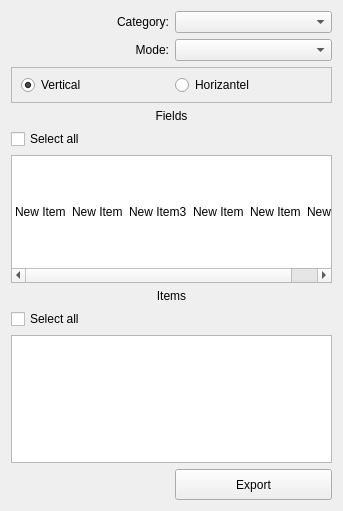
<?xml version="1.0" encoding="UTF-8"?>
<ui version="4.0">
 <class>Form</class>
 <widget class="QWidget" name="Form">
  <property name="geometry">
   <rect>
    <x>0</x>
    <y>0</y>
    <width>343</width>
    <height>511</height>
   </rect>
  </property>
  <property name="windowTitle">
   <string>Form</string>
  </property>
  <layout class="QGridLayout" name="gridLayout">
   <item row="7" column="0">
    <widget class="QCheckBox" name="select_all_items">
     <property name="text">
      <string>Select all</string>
     </property>
    </widget>
   </item>
   <item row="3" column="0" colspan="2">
    <widget class="QLabel" name="label_4">
     <property name="text">
      <string>Fields</string>
     </property>
     <property name="alignment">
      <set>Qt::AlignCenter</set>
     </property>
    </widget>
   </item>
   <item row="0" column="0">
    <widget class="QLabel" name="label">
     <property name="text">
      <string>Category:</string>
     </property>
     <property name="alignment">
      <set>Qt::AlignRight|Qt::AlignTrailing|Qt::AlignVCenter</set>
     </property>
    </widget>
   </item>
   <item row="1" column="1">
    <widget class="QComboBox" name="modes"/>
   </item>
   <item row="4" column="0">
    <widget class="QCheckBox" name="select_all_fields">
     <property name="text">
      <string>Select all</string>
     </property>
    </widget>
   </item>
   <item row="0" column="1">
    <widget class="QComboBox" name="categories"/>
   </item>
   <item row="8" column="0" colspan="2">
    <widget class="QListWidget" name="category_items">
     <property name="verticalScrollMode">
      <enum>QAbstractItemView::ScrollPerPixel</enum>
     </property>
     <property name="horizontalScrollMode">
      <enum>QAbstractItemView::ScrollPerPixel</enum>
     </property>
    </widget>
   </item>
   <item row="6" column="0" colspan="2">
    <widget class="QLabel" name="label_3">
     <property name="text">
      <string>Items</string>
     </property>
     <property name="alignment">
      <set>Qt::AlignCenter</set>
     </property>
    </widget>
   </item>
   <item row="2" column="0" colspan="2">
    <widget class="QFrame" name="frame">
     <property name="minimumSize">
      <size>
       <width>3</width>
       <height>36</height>
      </size>
     </property>
     <property name="frameShape">
      <enum>QFrame::StyledPanel</enum>
     </property>
     <property name="frameShadow">
      <enum>QFrame::Raised</enum>
     </property>
     <layout class="QHBoxLayout" name="horizontalLayout">
      <item>
       <widget class="QRadioButton" name="vertical_export">
        <property name="text">
         <string>Vertical</string>
        </property>
        <property name="checked">
         <bool>true</bool>
        </property>
       </widget>
      </item>
      <item>
       <widget class="QRadioButton" name="horizantel_export">
        <property name="text">
         <string>Horizantel</string>
        </property>
       </widget>
      </item>
     </layout>
    </widget>
   </item>
   <item row="5" column="0" colspan="2">
    <widget class="QListWidget" name="category_fields">
     <property name="defaultDropAction">
      <enum>Qt::MoveAction</enum>
     </property>
     <property name="alternatingRowColors">
      <bool>false</bool>
     </property>
     <property name="verticalScrollMode">
      <enum>QAbstractItemView::ScrollPerPixel</enum>
     </property>
     <property name="horizontalScrollMode">
      <enum>QAbstractItemView::ScrollPerPixel</enum>
     </property>
     <property name="movement">
      <enum>QListView::Free</enum>
     </property>
     <property name="flow">
      <enum>QListView::LeftToRight</enum>
     </property>
     <item>
      <property name="text">
       <string>New Item</string>
      </property>
     </item>
     <item>
      <property name="text">
       <string>New Item</string>
      </property>
     </item>
     <item>
      <property name="text">
       <string>New Item3</string>
      </property>
     </item>
     <item>
      <property name="text">
       <string>New Item</string>
      </property>
     </item>
     <item>
      <property name="text">
       <string>New Item</string>
      </property>
     </item>
     <item>
      <property name="text">
       <string>New Item</string>
      </property>
     </item>
    </widget>
   </item>
   <item row="1" column="0">
    <widget class="QLabel" name="label_2">
     <property name="text">
      <string>Mode:</string>
     </property>
     <property name="alignment">
      <set>Qt::AlignRight|Qt::AlignTrailing|Qt::AlignVCenter</set>
     </property>
    </widget>
   </item>
   <item row="9" column="1">
    <widget class="QPushButton" name="export_btn">
     <property name="minimumSize">
      <size>
       <width>0</width>
       <height>31</height>
      </size>
     </property>
     <property name="text">
      <string>Export</string>
     </property>
    </widget>
   </item>
  </layout>
 </widget>
 <resources/>
 <connections/>
</ui>
